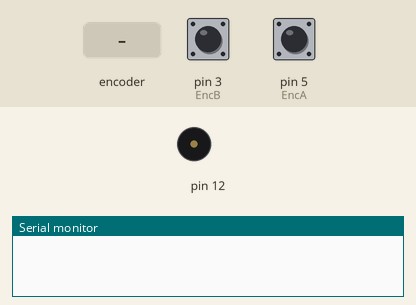
Bench run of a sketch on a simulated Arduino Uno, built with avr-gcc and run on an emulated ATmega328P. Parts: buzzer (waves = sounding), the last lines printed to the serial monitor. The inputs (shaded band) are chosen by the test bench; at power-on: pin 3 (EncB) HIGH, pin 5 (EncA) HIGH.

Above: at 1.2 s.
1.3 s: rotary encoder on pin 5 (EncA) / pin 3 (EncB) turned 2 steps (second pin leading)
At 2.0 s:
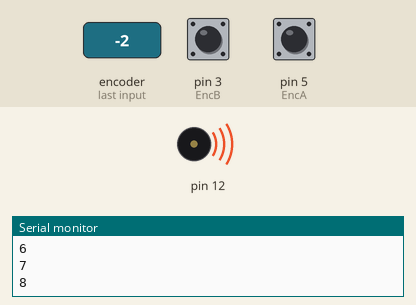
3.2 s: rotary encoder on pin 5 (EncA) / pin 3 (EncB) turned 3 steps (first pin leading)
At 3.9 s:
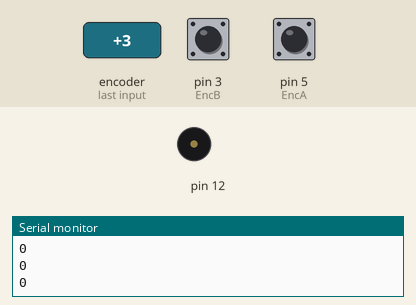
Timing chart, 0 to 6.2 s (numbered marks = the images above; inputs shaded):
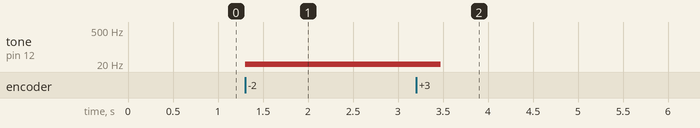

The sketch:

arduino_Whammy.ino
```cpp
int const EncA = 5;
int const EncB = 3;

byte valEnc;
int val;

void setup() {
  Serial.begin(9600);
  pinMode(EncA,INPUT);
  pinMode(EncB,INPUT);
  pinMode(12,OUTPUT);
}

void loop() {
  valEnc =valEnc + (digitalRead(EncA) << 1) + digitalRead(EncB);

  switch(valEnc){
    case B00000001:
    case B00000111:
    case B00001110:
    case B00001000:
    ++val;
    Serial.println(val);
    break;

    case B00000010:
    case B00001011:
    case B00001101:
    case B00000100:
      if(val>0){
        --val;
      }
    Serial.println(val);
    break;

    default:
    break;
  }
  valEnc = (valEnc<<2) & B00001100;
  tone(12,val);
}
```

Measured:
- after the input at 1.3 s, tone on pin 12: plays 1 Hz for 0.03 s, 2 Hz for 0.03 s, 3 Hz for 0.03 s, 4 Hz for 0.12 s, 5 Hz for 0.03 s, 6 Hz for 0.03 s … (8 notes in this stretch), starting at once
- after the input at 3.2 s, tone on pin 12: plays 7 Hz for 0.03 s, 6 Hz for 0.03 s, 5 Hz for 0.03 s, 4 Hz for 0.12 s, 3 Hz for 0.03 s, 2 Hz for 0.03 s … (7 notes in this stretch), starting at once
